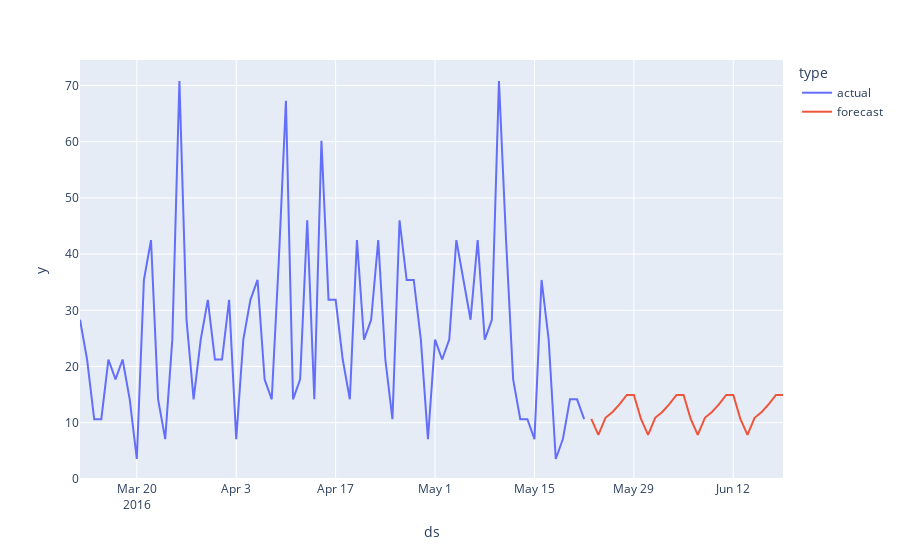

Source (notebook cell):
### Code cell
index = 0
ts_id = ts_ids[index]

y = hts_df.filter(pl.col("unique_id") == ts_id).to_pandas()
y["type"] = "actual"
y_hat = fcst_df.filter(pl.col("unique_id") == ts_id).to_pandas()
y_hat = y_hat.rename(columns={"y_hat": "y"})
y_hat["type"] = "forecast"
y_concat = pd.concat([y, y_hat])

px.line(y_concat.tail(100), x="ds", y="y", color="type")
